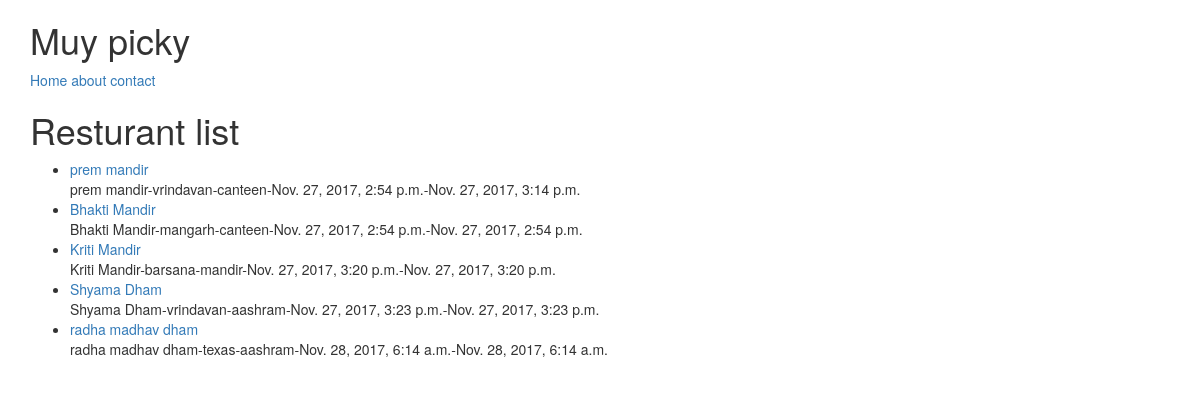
The app's page /restaurants/, older data.
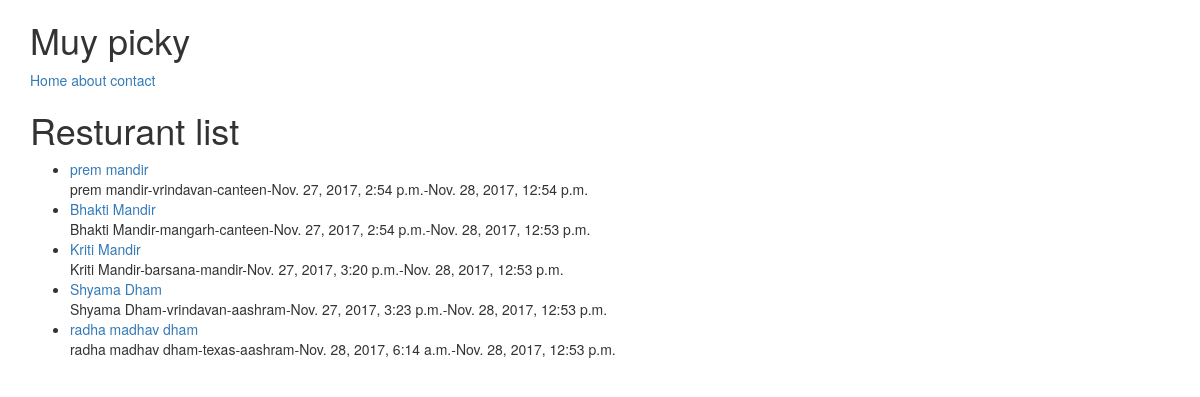
The same page, newer data.
### restaurants/models.py (models this page shows, shortened)
class RestaurantLocation(models.Model):
    name        = models.CharField(max_length=120)
    location    = models.CharField(max_length=120, null=True, blank=False)
    category    = models.CharField(max_length=120, null=True, blank=True)
    timestamp   = models.DateTimeField(auto_now_add=True)
    updated     = models.DateTimeField(auto_now=True)
    slug        = models.SlugField(null=True, blank=True)
    def __str__(self):
        return(self.name)

### restaurants/views.py (the view)
# urls.py: url(r'^restaurants/$', RestaurantListView.as_view()),
class RestaurantListView(ListView):
    def get_queryset(self):
        slug = self.kwargs.get("slug")
        if slug:
            queryset = RestaurantLocation.objects.filter(
                Q(location__iexact=slug) |
                Q(location__icontains=slug)
            )
        else:
            queryset = RestaurantLocation.objects.all()
        return queryset

### restaurants/templates/restaurants/restaurantlocation_list.html (shortened to what this page needs)
{% extends "base.html" %}
{% block content %}
<h1>
    Resturant list
</h1>
<ul>
    {% for obj in object_list %}
        <li><a href="/restaurants/{{ obj.slug }}/">{{ obj }}</a> <br/>
            {{obj.name}}-{{obj.location}}-{{obj.category}}-{{obj.timestamp}}-{{obj.updated}}
        </li>
    {% endfor %}
</ul>
{% endblock %}

### templates/base.html (shortened to what this page needs)
<!DOCTYPE html>
<html lang=en>
<head>
    {% include "snippets/css.html" %}
</head>
<body>
    {% include "snippets/nav.html" %}
<div class = "container">
    {% block content %}
    {% endblock content%}
</div>
</body>
</html>

### templates/snippets/css.html (shortened to what this page needs)
<link rel="stylesheet" href="https://maxcdn.bootstrapcdn.com/bootstrap/3.3.7/css/bootstrap.min.css">
<link rel="stylesheet" href="https://maxcdn.bootstrapcdn.com/bootstrap/3.3.7/css/bootstrap-theme.min.css">

### templates/snippets/nav.html
<div class = "container">
<h1> Muy picky </h1>
    <a href="/">Home</a>
    <a href="/about">about</a>
    <a href="/contact">contact</a>
    </div>

Row changes from the older to the newer data that the page shows:
changed RestaurantLocation "prem mandir": updated "Nov. 27, 2017, 3:14 p.m." → "Nov. 28, 2017, 12:54 p.m."
changed RestaurantLocation "Bhakti Mandir": updated "Nov. 27, 2017, 2:54 p.m." → "Nov. 28, 2017, 12:53 p.m."
changed RestaurantLocation "Kriti Mandir": updated "Nov. 27, 2017, 3:20 p.m." → "Nov. 28, 2017, 12:53 p.m."
changed RestaurantLocation "Shyama Dham": updated "Nov. 27, 2017, 3:23 p.m." → "Nov. 28, 2017, 12:53 p.m."
changed RestaurantLocation "radha madhav dham": updated "Nov. 28, 2017, 6:14 a.m." → "Nov. 28, 2017, 12:53 p.m."
